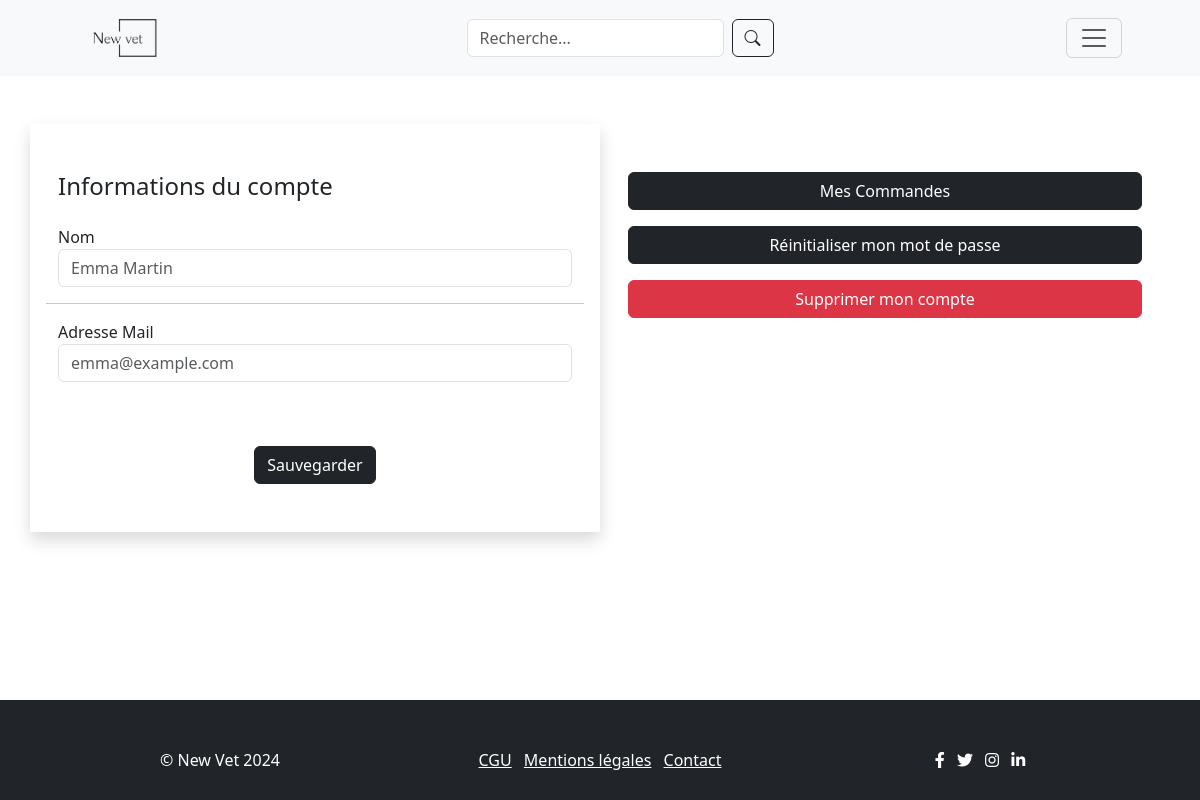
The app's page /profile.php (signed in), older data.
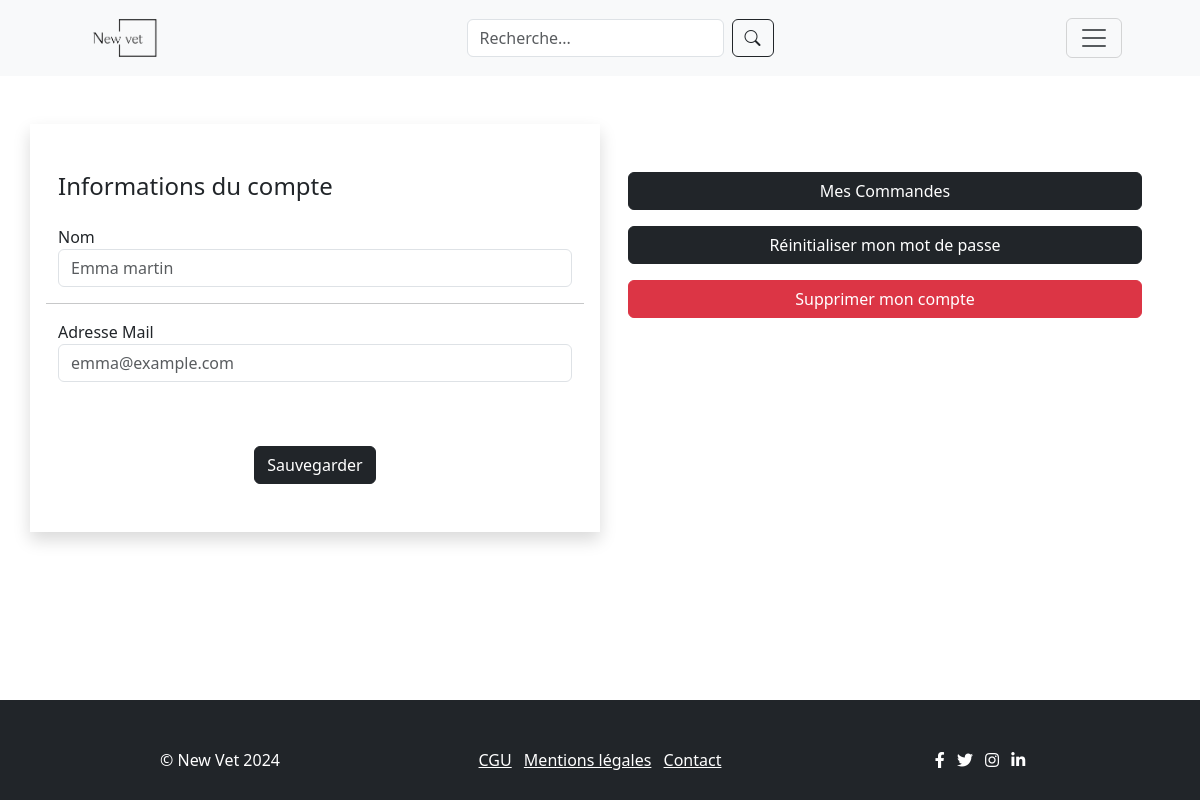
The same page, newer data.
### tables this page shows
CREATE TABLE `utilisateurs` (
  `id` int(11) NOT NULL,
  `nom` varchar(100) NOT NULL,
  `email` varchar(100) NOT NULL,
  `mot_de_passe` varchar(255) NOT NULL,
  `est_admin` tinyint(1) DEFAULT 0,
  `mail_verifie` tinyint(1) DEFAULT 0
);

### functions.php (called while the page is built, shortened)
<?php
function checkLogin($con){
    if(isset($_SESSION['user_id'])){
        $id = $_SESSION['user_id'];
        $query = "SELECT * FROM utilisateurs WHERE id = '$id' limit 1";
        $result = mysqli_query($con,$query);
        if($result && mysqli_num_rows($result)> 0){
            $userData = mysqli_fetch_assoc($result);
            return $userData;
        }
    }
}
?>

### profile.php (the view, shortened to what this page needs)
<?php
include("config.php");
include("functions.php");
?>
<!DOCTYPE html>
<html lang="fr">
<head>
    <link rel="stylesheet" href="https://cdn.jsdelivr.net/npm/bootstrap-icons@1.11.3/font/bootstrap-icons.min.css">
    <link href="https://cdn.jsdelivr.net/npm/bootstrap@5.3.3/dist/css/bootstrap.min.css" rel="stylesheet"
>
    <link rel="stylesheet" href="assets/css/style.css" />
</head>
<body>
    <main>
        <?php include "header.php"; ?>
        <?php
        $userData = checkLogin($con);
        $name = $userData['nom'];
        $email = $userData['email'];
        echo ("<div class='container rounded bg-white mt-5 mb-5'>
        <div class='row'>
            <div class='col-md-6 border-right shadow'>
                <div class='p-3 py-5'>
                    <div class='d-flex justify-content-between align-items-center mb-3'>
                        <h4 class='text-right'>Informations du compte</h4>
                    </div>
                    <div class='row mt-3'>
                        <div class='col-md-12 mb-3'>
                            <label class='labels'>Nom</label>
                            <input type='text' id='nameInput' class='form-control' placeholder='$name' value=''>
                        </div>
                        <hr />
                        <div class='col-md-12 mb-3'>
                            <label class='labels'>Adresse Mail</label>
                            <input type='text' id='emailInput' class='form-control' placeholder='$email' value=''>
                        </div>
                    </div>
                    <div class='mt-5 text-center'>
                        <button class='btn btn-dark profile-button' type='button' onclick='EditUserInfo()'>Sauvegarder</button>
                    </div>
                </div>
            </div>
            <div class='col-md-6'>
                <div class='p-3 py-5'>
                    <a href='myorders.php'><button  class='btn btn-dark col-12 mb-3'>Mes Commandes</button></a>
                    <a href='resetpassword.php?email=$email'><button  class='btn btn-dark col-12 mb-3'>Réinitialiser mon mot de passe</button></a>
                    <button class='btn btn-danger col-12 mb-3' onclick='showDeleteAccountVerification()'>Supprimer mon compte</button>
                    <span id='verifyDeleteAccount' class='m-2' style='display: none;'>
                        <h5 class='mb-3'>Êtes-vous sûr de vouloir supprimer votre compte ?</h5>
                        <button class='btn btn-danger col-4 mb-3 me-3' onclick='deleteAccount()'>Oui</button>
                        <button class='btn btn-dark col-4 mb-3' onclick='hideDeleteAccountVerification()'>Non</button>
                    </span>
                </div>
            </div>
        </div>
    </div>");
        ?>
        <div class="push"></div>
    </main>
    <?php include "footer.php"; ?>
</body>
</html>

Row changes from the older to the newer data that the page shows:
changed utilisateurs "emma@example.com": nom "Emma Martin" → "Emma martin"
